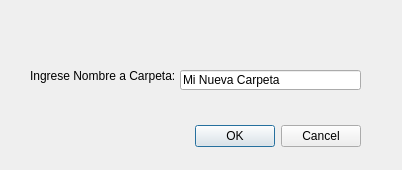
<?xml version="1.0" encoding="UTF-8"?>
<ui version="4.0">
 <class>Dialog</class>
 <widget class="QDialog" name="Dialog">
  <property name="geometry">
   <rect>
    <x>0</x>
    <y>0</y>
    <width>402</width>
    <height>170</height>
   </rect>
  </property>
  <property name="windowTitle">
   <string>Dialog</string>
  </property>
  <widget class="QDialogButtonBox" name="buttonBox">
   <property name="geometry">
    <rect>
     <x>20</x>
     <y>120</y>
     <width>341</width>
     <height>32</height>
    </rect>
   </property>
   <property name="orientation">
    <enum>Qt::Horizontal</enum>
   </property>
   <property name="standardButtons">
    <set>QDialogButtonBox::Cancel|QDialogButtonBox::Ok</set>
   </property>
  </widget>
  <widget class="QLabel" name="label">
   <property name="geometry">
    <rect>
     <x>30</x>
     <y>60</y>
     <width>161</width>
     <height>31</height>
    </rect>
   </property>
   <property name="text">
    <string>Ingrese Nombre a Carpeta: </string>
   </property>
  </widget>
  <widget class="QLineEdit" name="lineEdit">
   <property name="geometry">
    <rect>
     <x>180</x>
     <y>70</y>
     <width>181</width>
     <height>20</height>
    </rect>
   </property>
   <property name="text">
    <string>Mi Nueva Carpeta</string>
   </property>
  </widget>
 </widget>
 <resources/>
 <connections>
  <connection>
   <sender>buttonBox</sender>
   <signal>accepted()</signal>
   <receiver>Dialog</receiver>
   <slot>accept()</slot>
   <hints>
    <hint type="sourcelabel">
     <x>248</x>
     <y>254</y>
    </hint>
    <hint type="destinationlabel">
     <x>157</x>
     <y>274</y>
    </hint>
   </hints>
  </connection>
  <connection>
   <sender>buttonBox</sender>
   <signal>rejected()</signal>
   <receiver>Dialog</receiver>
   <slot>reject()</slot>
   <hints>
    <hint type="sourcelabel">
     <x>316</x>
     <y>260</y>
    </hint>
    <hint type="destinationlabel">
     <x>286</x>
     <y>274</y>
    </hint>
   </hints>
  </connection>
 </connections>
</ui>
